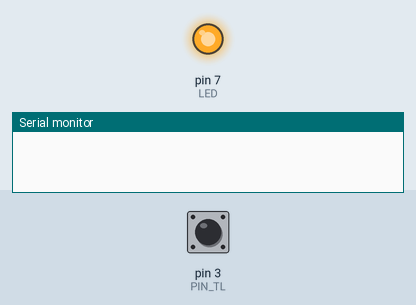
This sketch was run on a simulated Arduino Uno, built with avr-gcc and run on an emulated ATmega328P. On the bench: output pins drawn as LEDs (lit = HIGH), the last lines printed to the serial monitor. Dashed ring = blinking. The test bench sets the inputs (shaded band); at power-on: pin 3 (PIN_TL) HIGH.

Above: at 0.6 s.
At 1.2 s:
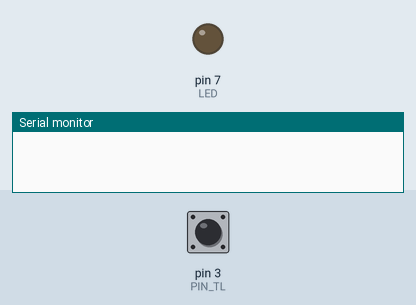
1.3 s: pin 3 (PIN_TL) pulled LOW for 0.15 s
At 1.82 s:
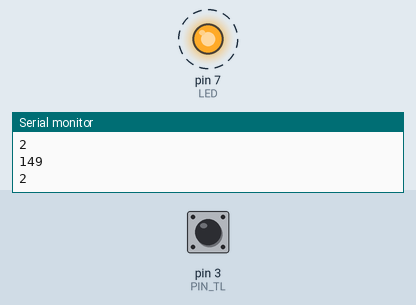
Timing chart, 0 to 10.3 s (numbered marks = the images above; inputs shaded):
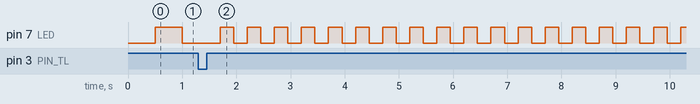

Measured:
- after the input at 1.3 s, pin 7 (LED): alternates HIGH for 0.25 s and LOW for 0.25 s, starting after 0.40 s

The sketch:

1.ino
```cpp
/*/*Deklarujte prom. "citac" se vhodným datovým typem (min. použitelným), když obsahem proměnné budou čísla 0 až 100000.
Deklarujte prom. "frekvence" se vhodným datovým typem (min. použitelným), když obsahem proměnné budou čísla 1 až 20.
Vytvořte program, který bude pomocí časovače blikat integrovanou LED frekvencí 1 Hz (střída 50 %).
Po krátkém stisku tlačítka se frekvence blikání zvýší o 1 Hz do max. hodnoty 10 Hz.
Pokud LED bliká frekv. 10 Hz, další stisk tl. nastaví frekvenci na 1 Hz.
Pokud dojde k dlouhému stisku tlačítka (>500 ms), frekvence se nastaví na 1 Hz rovnou. Obsluhu tlačítka řešte ext. přerušením.
*/
#include <TimerOne.h>
#define PIN_TL 3
#define ZAKMIT 20
unsigned long citac;
byte frekvence = 1;
int LED = 7;
bool StavLed = LOW;
bool StavTl;
bool PredchoziStavTl = HIGH;
unsigned long PosledniZmena;
unsigned long CasStisku;
unsigned long DobaStisku;
void setup() {
  pinMode(LED, OUTPUT);
  pinMode(PIN_TL, INPUT_PULLUP);
  Timer1.initialize(1000000/frekvence/2);
  Timer1.attachInterrupt(blinkLED);
  attachInterrupt(digitalPinToInterrupt(PIN_TL),ObsluhaTl,CHANGE);
  Serial.begin(9600);
}

void loop() {
}
void blinkLED(){
  StavLed = !StavLed;
  digitalWrite(LED, StavLed);
}
void ObsluhaTl(){
  StavTl = digitalRead(PIN_TL);
  if(StavTl != PredchoziStavTl && millis()>= PosledniZmena + ZAKMIT){
    PredchoziStavTl = StavTl;
    PosledniZmena = millis();
    if(StavTl == LOW){
      frekvence ++;
      CasStisku = millis();
      if(frekvence > 10){
        frekvence = 1;
      }

  }else{
    DobaStisku = millis() - CasStisku;
    Serial.println(DobaStisku);
    if(DobaStisku > 500){
      frekvence = 1;
    }
  }

}
  Timer1.setPeriod(1000000/frekvence/2);
  Serial.println(frekvence);
}
```
